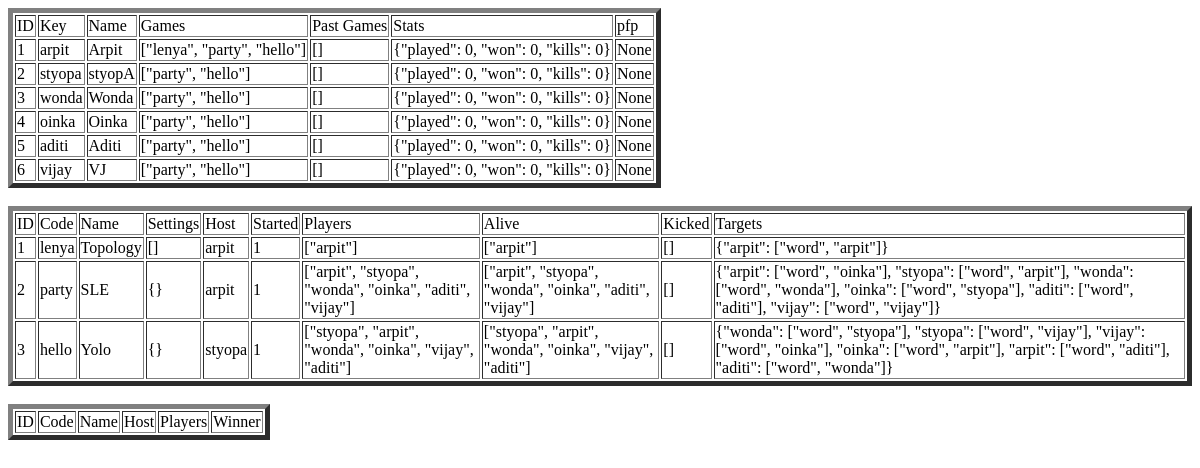
The page /debug/ on the database as committed earlier.
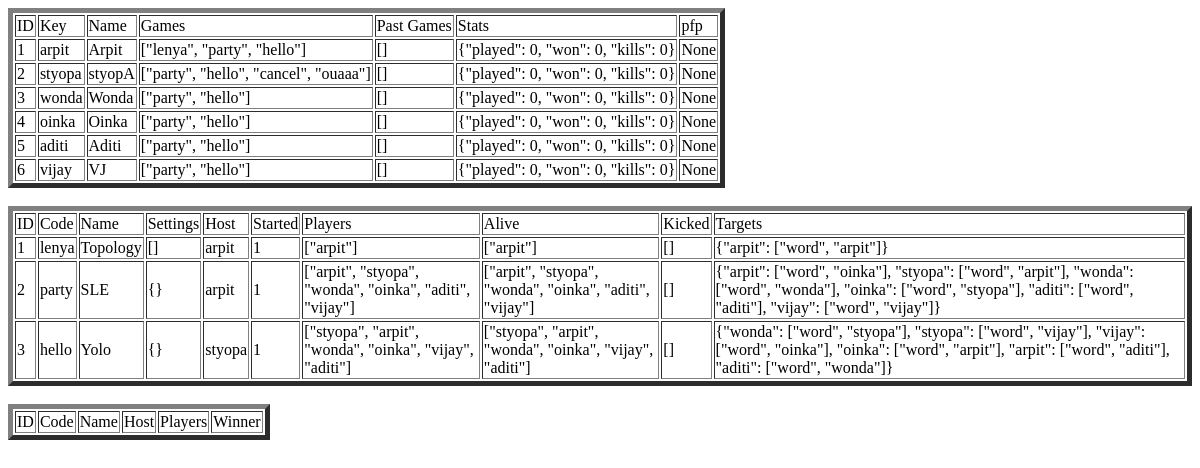
The same page on the database as committed later.
### tables this page shows
CREATE TABLE Players (     id INTEGER PRIMARY KEY AUTOINCREMENT,     key TEXT NOT NULL,     name TEXT NOT NULL,     games TEXT NOT NULL,     pastGames TEXT NOT NULL,     stats TEXT NOT NULL,     pfpPath TEXT);

CREATE TABLE Games (     id INTEGER PRIMARY KEY AUTOINCREMENT,     code TEXT NOT NULL,     name TEXT NOT NULL,    settings TEXT NOT NULL,     host TEXT NOT NULL,     started BOOLEAN NOT NULL CHECK (started IN (0,1)),     players TEXT NOT NULL,     alive TEXT NOT NULL,     kicked TEXT NOT NULL,     targets TEXT NOT NULL);

### app.py (the view)
@app.route('/debug/')
def debug():
    with sqlite3.connect("database.db") as con:
        con.row_factory = sqlite3.Row
        cur = con.cursor()
        cur.execute("SELECT * from Players")
        playerRows = cur.fetchall()   #rows of the Players table
        cur.execute("SELECT * from Games")
        gameRows = cur.fetchall()   #rows of the Games table
        cur.execute("SELECT * from pastGames")
        pastRows = cur.fetchall()   #rows of the pastGames table
    return render_template('debug.html', playerRows = playerRows, gameRows = gameRows, pastRows=pastRows)

### templates/debug.html (shortened to what this page needs)
<!DOCTYPE html>
<html lang="en">
<head>
</head>
<body>
    <table border=5>
        <thead>
        <td>ID</td>
        <td>Key</td>
        <td>Name</td>
        <td>Games</td>
        <td>Past Games</td>
        <td>Stats</td>
        <td>pfp</td>
        </thead>
        {% for row in playerRows %}
        <tr>
        <td>{{row["id"]}}</td>
        <td>{{row["key"]}}</td>
        <td>{{row["name"]}}</td>
        <td>{{row["games"]}}</td>
        <td>{{row["pastGames"]}}</td>
        <td>{{row["stats"]}}</td>
        <td>{{row["pfpPath"]}}</td>
        </tr>
        {% endfor %}
        </table>
        <br>
        <table border=5>
            <thead>
            <td>ID</td>
            <td>Code</td>
            <td>Name</td>
            <td>Settings</td>
            <td>Host</td>
            <td>Started</td>
            <td>Players</td>
            <td>Alive</td>
            <td>Kicked</td>
            <td>Targets</td>
            </thead>
            {% for row in gameRows %}
            <tr>
            <td>{{row["id"]}}</td>
            <td>{{row["code"]}}</td>
            <td>{{row["name"]}}</td>
            <td>{{row["settings"]}}</td>
            <td>{{row["host"]}}</td>
            <td>{{row["started"]}}</td>
            <td>{{row["players"]}}</td>
            <td>{{row["alive"]}}</td>
            <td>{{row["kicked"]}}</td>
            <td>{{row["targets"]}}</td>
            </tr>
            {% endfor %}
            </table>
            <br>
            <table border=5>
                <thead>
                <td>ID</td>
                <td>Code</td>
                <td>Name</td>
                <td>Host</td>
                <td>Players</td>
                <td>Winner</td>
                </thead>
                </table>
</body>
</html>

Rows that differ between the two databases and show on the page:
changed Players "styopa": games "[\"party\", \"hello\"]" → "[\"party\", \"hello\", \"cancel\", \"ouaaa\"]"
